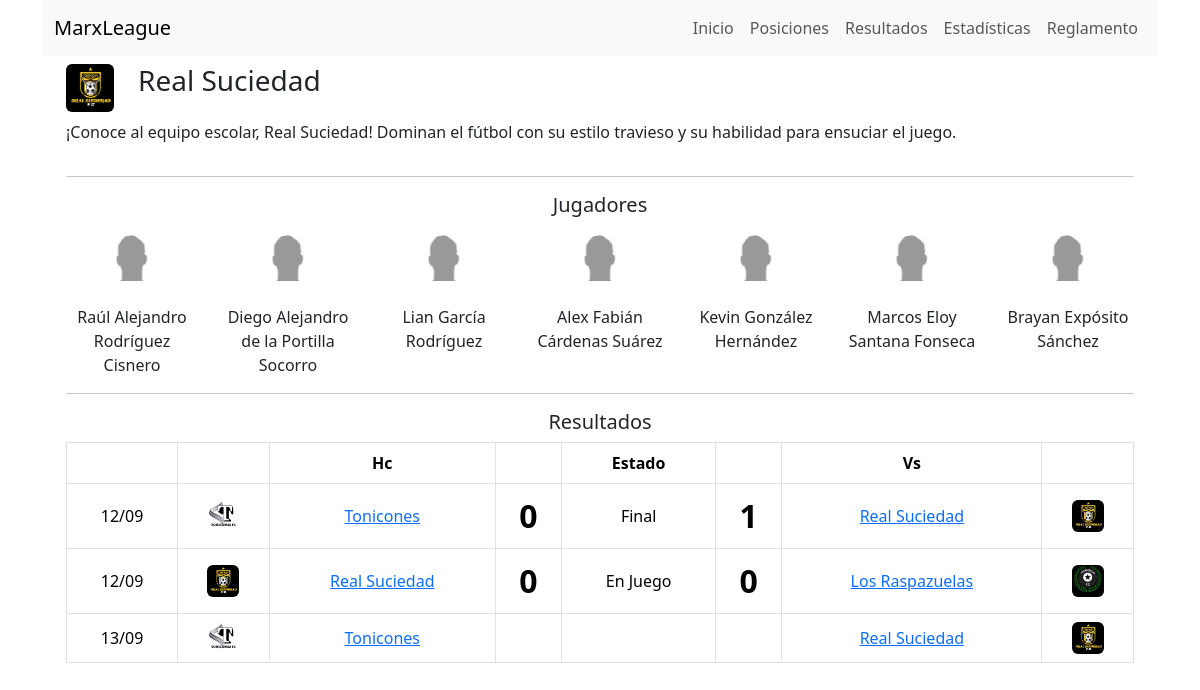
The app's page /team-details/1, older data.
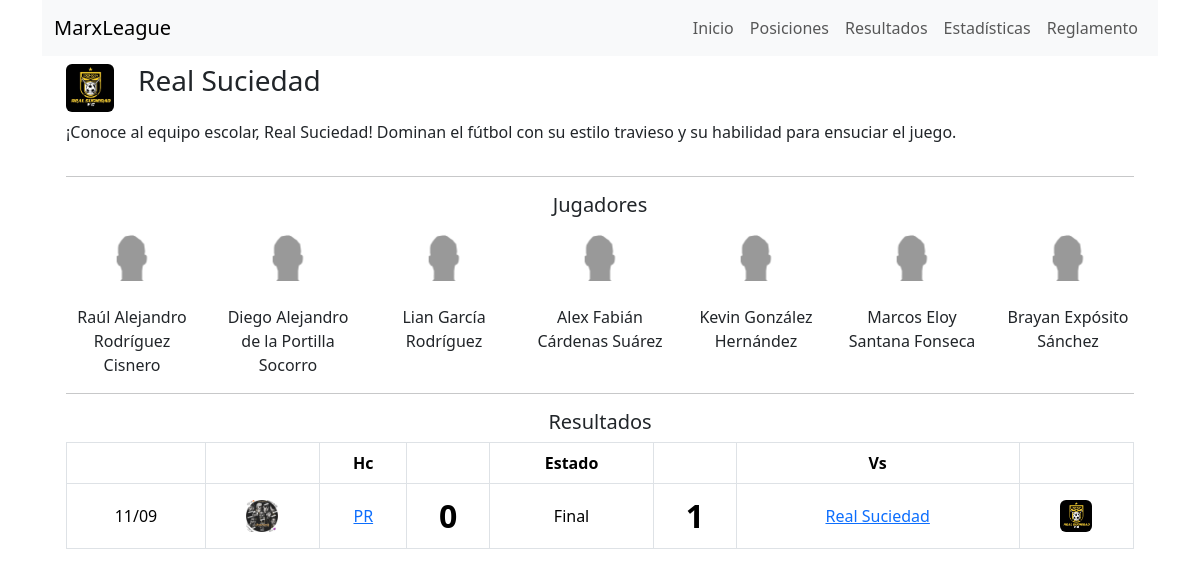
The same page, newer data.
### futbol/models/team.py (models this page shows)
class Team(models.Model):
    name = models.CharField(max_length=100, unique=True, default="Nombre")
    description = models.CharField(max_length=300, null=True, blank=True)
    league = models.ManyToManyField(League)
    grade = models.CharField(max_length=50, null=True, blank=True)
    abbrev = models.CharField(max_length=3, null=True, blank=True)
    imagen = models.CharField(max_length=3, null=True, blank=True)
    def __str__(self):
        return self.name

### futbol/models/player.py (models this page shows, shortened)
class Player(models.Model):
    name = models.CharField(max_length=100, unique=True, default="Nombre")
    grade = models.CharField(max_length=50, null=True, blank=True)
    team = models.ForeignKey(Team, on_delete=models.SET_NULL, null=True)
    imagen = models.CharField(max_length=3, null=True, blank=True)
    alias = models.CharField(max_length=50, null=True, blank=True)

### futbol/models/schedule.py (models this page shows, shortened)
class Schedule(models.Model):
    STATUS_CHOICES = [
        ("completed", "Completed"),
        ("scheduled", "Scheduled"),
        ("raining", "Raining"),
        ("playing", "Playing"),
        ("pending", "Pending"),
    ]
    STAGES_CHOICES = [
        ("regular", "Regular"),
        ("octavos", "Octavos"),
        ("cuartos", "Cuartos"),
        ("semifinal", "SemiFinal"),
        ("final", "Final"),
    ]
    league = models.ForeignKey(League, on_delete=models.SET_NULL, null=True)
    vs = models.ForeignKey(
        Team,
        on_delete=models.SET_NULL,
        related_name="vs_schedule",
        null=True,
        blank=True,
    )
    hc = models.ForeignKey(
        Team,
        on_delete=models.SET_NULL,
        related_name="hc_schedule",
        null=True,
        blank=True,
    )
    date = models.DateField(null=True, blank=True)
    vs_goals = models.IntegerField(null=True, blank=True)
    hc_goals = models.IntegerField(null=True, blank=True)
    vs_definition_penalties = models.IntegerField(null=True, blank=True)
    hc_definition_penalties = models.IntegerField(null=True, blank=True)
    vs_points = models.IntegerField(null=True, blank=True)
    hc_points = models.IntegerField(null=True, blank=True)
    mvp = models.ForeignKey(Player, on_delete=models.SET_NULL, null=True, blank=True)
    status = models.CharField(
        max_length=20, choices=STATUS_CHOICES, default="scheduled"
    )
    stages = models.CharField(max_length=20, choices=STAGES_CHOICES, default="regular")

### futbol/views/pages/team_details_page.py (the view)
# urls.py: path("team-details/<int:id>", TeamDetailsPageView.as_view(), name="team_details_page"),
class TeamDetailsPageView(TemplateView):
    model = Team
    template_name = "pages/team_details_page.html"
    context_object_name = "team"
    pk_url_kwarg = "id"
    def get_context_data(self, **kwargs):
        context = super().get_context_data(**kwargs)
        team_id = self.kwargs.get(self.pk_url_kwarg)
        team = self.model.objects.get(id=team_id)
        context[self.context_object_name] = team
        players = team.player_set.all()
        schedules_view = ScheduleView(**kwargs)
        schedules_context = schedules_view.get_context_data(request=self.request, team_filter=team)
        html = render_to_string(schedules_view.template_name, schedules_context)
        context['team'] = team
        context['players'] = players
        context['schedules'] = html
        return context

### futbol/templates/views/schedule_view.html (shortened to what this page needs)
{% load static %}
<table class="table table-bordered table-condensed">
  <thead>
    <tr>
      <th class="text-center"></th>
      <th class="text-center"></th>
      <th class="text-center">Hc</th>
      <th class="text-center"></th>
      <th class="text-center">Estado</th>
      <th class="text-center"></th>
      <th class="text-center">Vs</th>
      <th class="text-center"></th>
    </tr>
  </thead>
  <tbody>
    {% for schedule in schedules %}
      <tr>
        <td class="text-center align-middle">{{ schedule.date|date:'d/m' }}</td>
        <td class="text-center align-middle">
          <img style="height: 32; width: 32px" src="{% static 'images/logos/' %}{{ schedule.hc.imagen|default:'na' }}.png" class="rounded" alt="Logo" />
        </td>
        <td class="text-center align-middle">
          <a href="{% url 'team_details_page'  schedule.hc.id %}">{{ schedule.hc }}</a>
        </td>
        <td class="text-center align-middle">
          {% if schedule.status == 'completed' or schedule.status == 'playing' %}
            <span class="fw-bold fs-2">{{ schedule.hc_goals }}</span>
          {% endif %}
        </td>
        <td class="text-center align-middle">
          {% if schedule.status == 'completed' %}
            Final
          {% elif schedule.status == 'scheduled' %}
          {% elif schedule.status == 'playing' %}
            En Juego
          {% elif schedule.status == 'pending' %}
            Pendiente
          {% elif schedule.status == 'raining' %}
            Lloviendo
          {% endif %}
        </td>
        <td class="text-center align-middle">
          {% if schedule.status == 'completed' or schedule.status == 'playing' %}
            <span class="fw-bold fs-2">{{ schedule.vs_goals }}</span>
          {% endif %}
        </td>
        <td class="text-center align-middle">
          <a href="{% url 'team_details_page'  schedule.vs.id  %}">{{ schedule.vs }}</a>
        </td>
        <td class="text-center align-middle">
          <img style="height: 32; width: 32px" src="{% static 'images/logos/' %}{{ schedule.vs.imagen|default:'na' }}.png" class="rounded" alt="Logo" />
        </td>
      </tr>
    {% endfor %}
  </tbody>
</table>

### futbol/templates/pages/team_details_page.html (shortened to what this page needs)
{% extends './base.html' %}
{% load static %}
{% block content %}
  <div class="container">
    <div class="row">
      <div class="col-auto">
        <img style="height: 48; width: 48px" src="{% static 'images/logos/' %}{{ team.imagen|default:"na" }}.png" class="rounded" alt="Logo">
      </div>
      <div class="col">
        <h3>{{ team.name }}</h3>
      </div>
    </div>
    <div class="row mt-2">
      <div class="col">
        <p>{{ team.description }}</p>
      </div>
    </div>
    <hr />
    <div class="row">
      <div class="col">
        <h5 class="text-center">Jugadores</h5>
        <div class="row row-cols-3">
          {% for player in players %}
            <div class="col-md text-center mt-2">
              <div class="d-flex flex-column align-items-center">
                <img style="height: 48; width: 48px" src="{% static 'images/players/' %}{{ player.imagen|default:'na' }}.png" class="rounded" alt="Logo" /> <br />
                {{ player.name }}
              </div>
            </div>
          {% endfor %}
        </div>
      </div>
    </div>
    <hr />
    <div class="row">
      <div class="col">
        <h5 class="text-center">Resultados</h5>
        <div class="col">{{ schedules }}</div>
      </div>
    </div>
  </div>
{% endblock %}

### futbol/templates/pages/base.html (shortened to what this page needs)
<!DOCTYPE html>
<html lang="en">
  <head>
    <link href="https://cdn.jsdelivr.net/npm/bootstrap@5.3.1/dist/css/bootstrap.min.css" rel="stylesheet" />
  </head>
  <body>
    <div class="container">
      {% block sidebar %}
        <nav class="navbar navbar-expand-lg bg-body-tertiary mb-2">
          <div class="container">
            <div class="collapse navbar-collapse" id="navbarTogglerDemo01">
              <a class="navbar-brand" href="/">MarxLeague</a>
              <ul class="navbar-nav ms-auto mb-2 mb-lg-0">
                <a class="nav-link" href="/">Inicio</a>
                <li class="nav-item">
                  <a class="nav-link" href="{% url 'standings_page' %}">Posiciones</a>
                </li>
                <li class="nav-item">
                  <a class="nav-link" href="{% url 'schedule_page' %}">Resultados</a>
                </li>
                <li class="nav-item">
                  <a class="nav-link" href="{% url 'stats_page' %}">Estadísticas</a>
                </li>
                <li class="nav-item">
                  <a class="nav-link" href="{% url 'regulation_page' %}">Reglamento</a>
                </li>
              </ul>
            </div>
          </div>
        </nav>
      {% endblock %}
      <div class="container">
        {% block content %}
        {% endblock %}
      </div>
    </div>
  </body>
</html>

Row changes from the older to the newer data that the page shows:
removed Schedule: date "12/09", hc "Tonicones", hc_goals "0", status "Final", vs_goals "1", vs "Real Suciedad"
removed Schedule: date "12/09", shows a picture, hc "Real Suciedad", hc_goals "0", status "En Juego", vs_goals "0", vs "Los Raspazuelas"
removed Schedule: date "13/09", hc "Tonicones", vs "Real Suciedad"
added Schedule: date "11/09", hc "PR", hc_goals "0", status "Final", vs_goals "1", vs "Real Suciedad"
